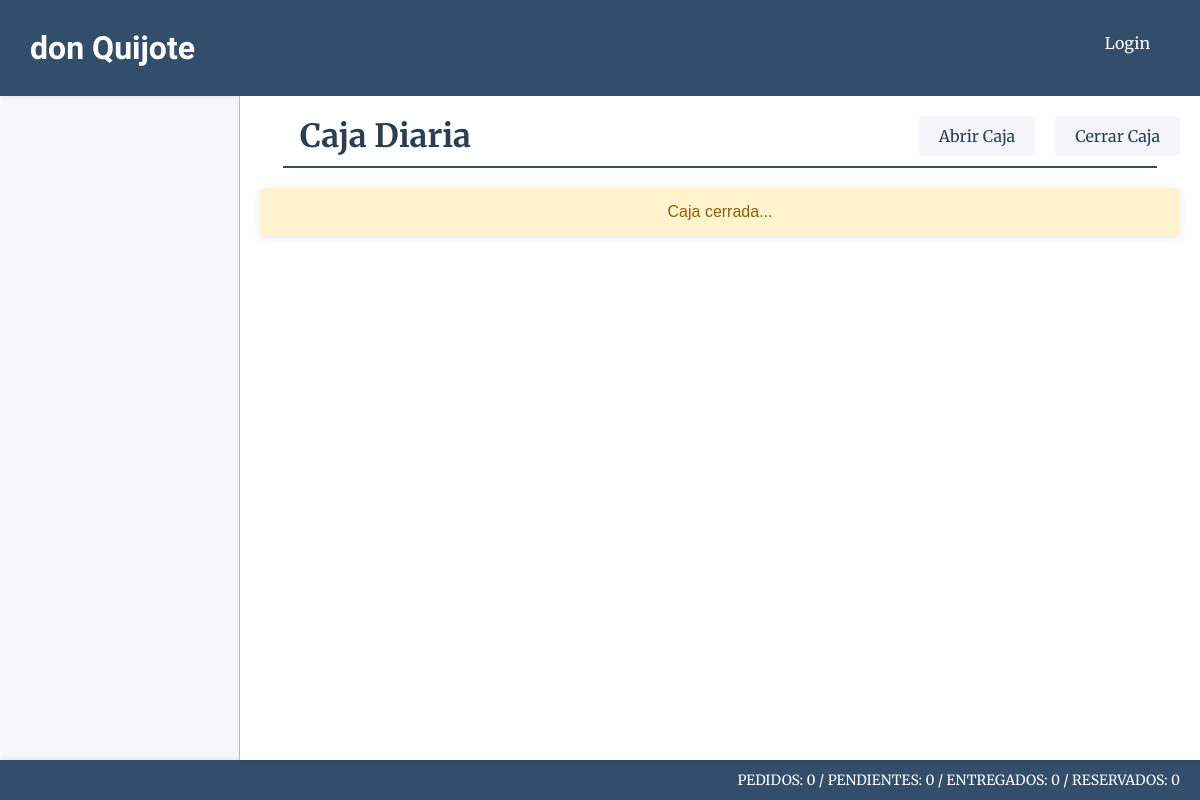
/facturas/, run on an earlier commit of the app's database.
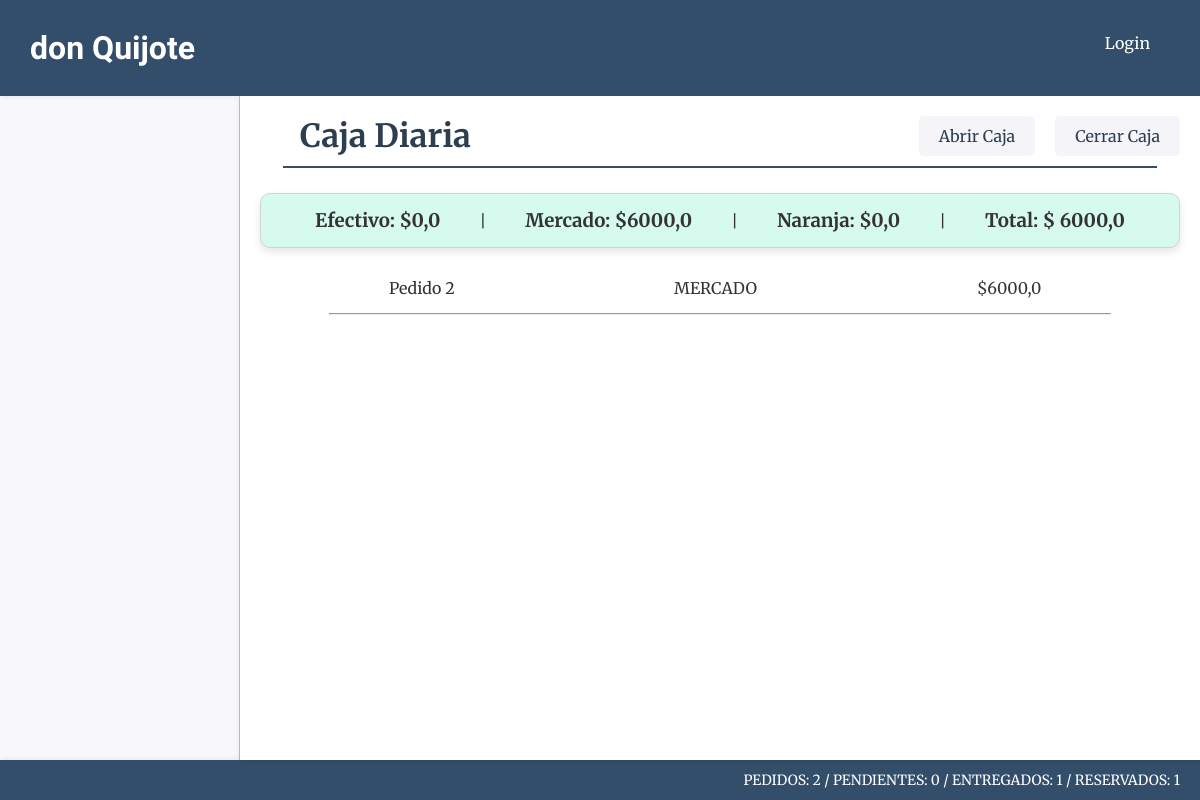
And on a later commit of the database.
### pedido/models.py (models this page shows, shortened)
class Pedido(models.Model):
    ESTADO_CHOICES = [
        ('entregado', 'Entregado'),
        ('pendiente', 'Pendiente'),
        ('reservado', 'reservado'),
        ('cancelado', 'Cancelado')
    ]
    PAGO_CHOICES = [
        ('efectivo', 'EFT'),
        ('mercado', 'MP'),
        ('naranja', 'NRJ'),
        ('cobrar', 'COBRAR')
    ]
    estado=models.CharField(max_length=10, choices=ESTADO_CHOICES)
    pago=models.CharField(max_length=10, choices=PAGO_CHOICES)
    forma_entrega=models.ForeignKey(FormaEntrega, on_delete=models.SET_NULL, null=True, blank=True)
    hora=models.DateTimeField(auto_now_add=True)
    nombre=models.CharField(max_length=50, blank=True, null=True)
    direccion=models.CharField(max_length=100, blank=True, null=True)
    observacion=models.CharField(max_length=100, blank=True, null=True)
    cantidad_emp=models.FloatField(null=True, blank=True)
    subtotal_emp=models.FloatField(null=True, blank=True)
    total=models.FloatField()
    class Meta:
        db_table="pedidos"
        verbose_name="Pedido"
        verbose_name_plural="Pedidos"
        ordering=["id"]

### facturas/views.py (the view)
# urls.py: path('', views.home, name = "home"),
def home(request):
    pedidos = recuperar_entregados()
    caja_total= 0.0
    caja_efectivo=0.0
    caja_mercado=0.0
    caja_naranja=0.0
    for key, value in pedidos.items():
        caja_total += value["datos"]["total"]
        if value["datos"]["pago"]=="efectivo":
            caja_efectivo += value["datos"]["total"]
        if value["datos"]["pago"]=="mercado":
            caja_mercado += value["datos"]["total"]
        if value["datos"]["pago"]=="naranja":
            caja_naranja += value["datos"]["total"]
    estado_caja = Caja.objects.all().values_list('estado_caja', flat=True)
    for estado in estado_caja:
        if not estado:
            messages.warning(request, "Caja cerrada...")
        elif caja_total == 0.0:
            messages.warning(request, "Aun no tiene pedidos entregados...")
    context = {
        'pedidos': pedidos,
        'caja_total': caja_total,
        'caja_efectivo': caja_efectivo,
        'caja_mercado': caja_mercado,
        'caja_naranja': caja_naranja
    }
    return render(request, "facturas/index.html", context)

### core/context_processors.py (called while the page is built)
def counter_pedidos(request):
    cant_pedidos = Pedido.objects.all().count()
    cant_entregados = Pedido.objects.filter(estado='entregado').count()
    cant_pendientes = Pedido.objects.filter(estado='pendiente').count()
    cant_reservados = Pedido.objects.filter(estado='reservado').count()
    return {'cant_pedidos':cant_pedidos, "cant_entregados":cant_entregados, "cant_pendientes":cant_pendientes, "cant_reservados":cant_reservados }

### facturas/templates/facturas/index.html (shortened to what this page needs)
{% extends 'core/base.html' %}
{% load static %}
{% block css %}
    <link rel="stylesheet" href="{% static 'facturas/css/styles.css' %}">
{% endblock css %}
{% block titulo %}
    <div class="main-titulo-container">
        <div class="titulo-opciones-container">
            <h1 class="main-titulo">Caja Diaria</h1>
            <div class="btn-container">
                <a class="btn-opc" href="{% url 'facturas:abrir_caja' %}">Abrir Caja</a>
                <a class="btn-opc" href="{% url 'facturas:cerrar_caja' %}">Cerrar Caja</a>
            </div>
        </div>
        <hr  class="main-hr"/>
    </div>
{% endblock titulo %}
{% block main %}
{% if messages %}
    <ul class="messages">
        {% for message in messages %}
            <li class="{{ message.tags }}">{{ message }}</li>
        {% endfor %}
    </ul>
{% endif %}
{% if caja_total != 0.0 %}
    <div class="facturas-totales card">
        <h3>Efectivo: ${{caja_efectivo}}</h3>
        <p>|</p>
        <h3>Mercado: ${{caja_mercado}}</h3>
        <p>|</p>
        <h3>Naranja: ${{caja_naranja}}</h3>
        <p>|</p>
        <h3>Total: $ {{caja_total}}</h3>
    </div>
    {% for key, value in pedidos.items %}
        <div class="cajas-detalle">
            <p class="cajas-detalle-pedido">Pedido {{key}}</p>
            <p class="cajas-detalle-pedido" {% if value.datos.pago == "cobrar" %}style="color:red;"{% endif %}>{{ value.datos.pago|upper }}</p>
            <p class="cajas-detalle-pedido">${{ value.datos.total }}</p>
        </div>
        <div class="facturas-hr-container">
            <hr class="facturas-hr">
        </div>
    {% endfor %}
{% endif %}
{% endblock main %}

What changed in the data, as far as the page shows it:
added Pedido: datos.pago "MERCADO", datos.total "6000,0"
Also different on the page:
{{ caja_efectivo }}: (not shown) → "0,0"
{{ caja_mercado }}: (not shown) → "6000,0"
{{ caja_naranja }}: (not shown) → "0,0"
{{ caja_total }}: (not shown) → "6000,0"
{{ cant_pedidos }}: "0" → "2"
{{ cant_entregados }}: "0" → "1"
{{ cant_reservados }}: "0" → "1"
text now shown: "Efectivo: $ | Mercado: $ | Naranja: $ | Total: $"
new list line: "Pedido 2 $"
list line gone: "Caja cerrada..."
